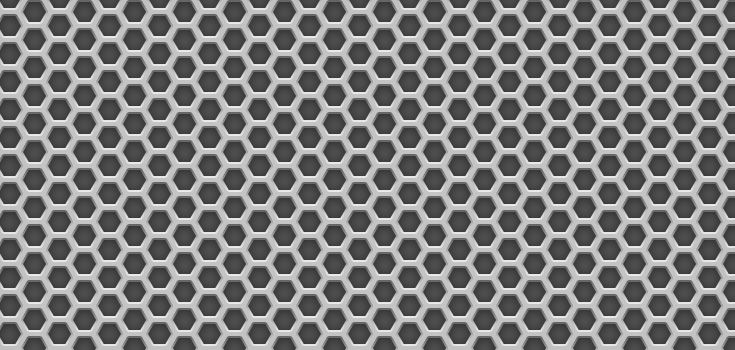
#> input picture TP2/metalgrid.jpg, 735 x 350 px
$ jupyter execute TP2.ipynb   (shell and % lines are left out)
#> lines starting #> are read from the running program, lines starting #| are printed output that depends on the picture; after the words box and inside, x2 and y2 are one past the last pixel; in counts of white or black regions, pixels touching at a corner belong together
**ALGORITMO DE CANNY** <br>
Alumno: Daniel Iván Cruz Flores

[cell 1]
#Si queremos que las imágenes sean mostradas en una ventana emergente quitar el inline

# OpenCV-Python utiliza NumPy para el manejo de imágenes
import numpy as np
# cv2 es el módulo python para acceder a OpenCV
import cv2 as cv
# Usamos las poderosas herramientas de graficación de matplotlib para mostrar imágenes, perfiles, histogramas, etc
import matplotlib.pyplot as plt
# Importamos librerías para manejo de tiempo
import time

# Ahora quiero verla como imagen en color
img1 = cv.imread('metalgrid.jpg')
#> img1 is the input picture: shape (350, 735, 3); min 38, max 250, mean 125.4
gray = cv.cvtColor(img1, cv.COLOR_BGR2GRAY)

# Dimensión de la imagen
print('\nTamaño imagen 1: {} pix'.format(img1.shape))
#| Tamaño imagen 1: (350, 735, 3) pix
print('\n')

################# FIG: originales ##############################################
# Muestro la imagen con matplotlib
plt.imshow(img1,cmap="gray")
plt.title("Imagen original")
plt.show()

[cell 2]
# Suavizado Gaussiano
#====================

start = time.time()

blur = cv.GaussianBlur(gray,(5,5),0)

elapsed = time.time()-start
print('Blur {} segundos \n '.format(elapsed))

# Gradientes
#===========
# Aplicamos Sobelx en 'float32' y luego convertimos de nuevo a 8-bit para evitar overflow
sobelx_64 = cv.Sobel(blur,cv.CV_32F,1,0,ksize=3)
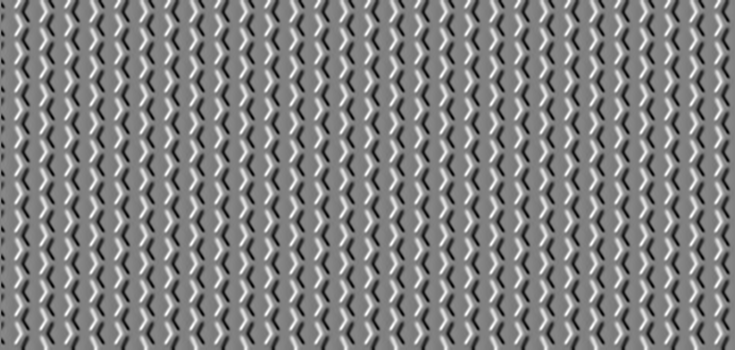
#> sobelx_64: shape (350, 735) float32; min -328, max 320, mean -0.3; drawn with min black and max white
absx_64 = np.absolute(sobelx_64)
sobelx_8u1 = absx_64/absx_64.max()*255
sobelx_8u = np.uint8(sobelx_8u1)
# Muestro la imagen
#==================
plt.imshow(sobelx_8u,cmap="gray")
plt.title("Sobel X")
plt.show()
print("\n")

# De igual modo para Sobely
sobely_64 = cv.Sobel(blur,cv.CV_32F,0,1,ksize=3)
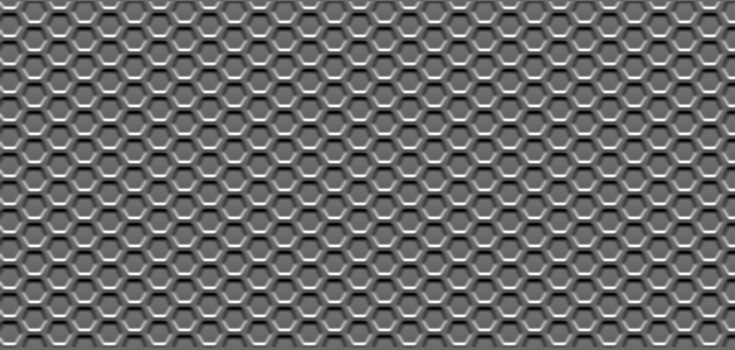
#> sobely_64: shape (350, 735) float32; min -291, max 415, mean 0.5; drawn with min black and max white
absy_64 = np.absolute(sobely_64)
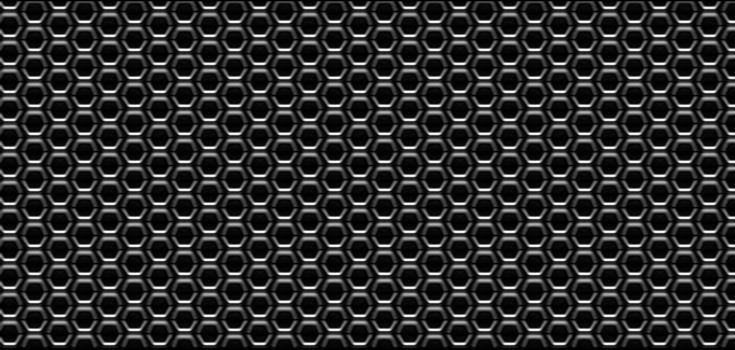
#> absy_64: shape (350, 735) float32; min 0, max 415, mean 75.3; drawn with min black and max white
sobely_8u1 = absy_64/absy_64.max()*255
sobely_8u = np.uint8(sobely_8u1)
# Muestro la imagen
#==================
plt.imshow(sobely_8u,cmap="gray")
plt.title("Sobel Y")
plt.show()

[cell 3]
# De los gradiente calculamos Magnitud y lo pasamos a 8-bit (Opcional)
mag = np.hypot(sobelx_8u, sobely_8u)
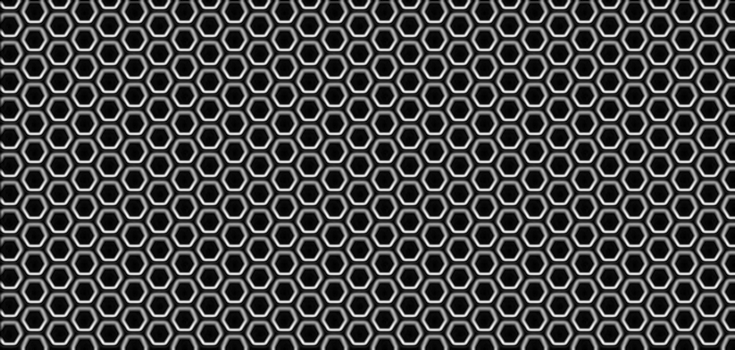
#> mag: shape (350, 735) float16; min 0, max 282.2, mean 78; drawn with min black and max white
mag = mag/mag.max()*255
mag = np.uint8(mag)

max_mag = np.max(mag)
#> max_mag = 255
print("\n Maximo gradiente: ",max_mag)
#|  Maximo gradiente:  255
print("\n ================= Magnitud ({})===================== \n".format(mag.shape))
#|  ================= Magnitud ((350, 735))=====================
print(mag)
#> (printed output is left out)
print("\n")
plt.imshow(mag,cmap="gray")
plt.show()
print("\n")
# Encontramos la Dirección y la pasamos a grados
theta = np.arctan2(sobely_64, sobelx_64)
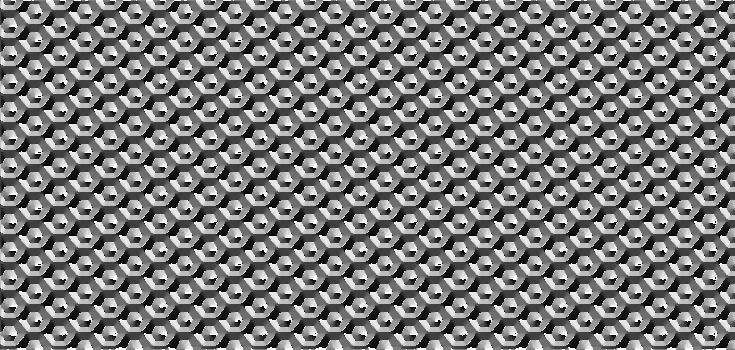
#> theta: shape (350, 735) float32; min -3.14, max 3.14, mean -0.104; drawn with min black and max white
angle = np.rad2deg(theta)

print("\n ================ Angulo ({}) ========================\n ".format(angle.shape))
#|  ================ Angulo ((350, 735)) ========================
print(angle)
#> (printed output is left out)
print("\n")
plt.imshow(angle,cmap="gray")
plt.show()

[cell 4]
# Supresión de no-máximos
#========================
start = time.time()

# Encontramos los píxels vecinos (b,c) en la dirección (redondeadea) del gradiente y aplicamos la supresión de no-máximos
M, N = mag.shape
#> M = 350; N = 735
Non_max = np.zeros((M,N), dtype= np.uint8)

for i in range(1,M-1):
    for j in range(1,N-1):
       # Horizontal 0
        if (0 <= angle[i,j] < 22.5) or (157.5 <= angle[i,j] <= 180) or (-22.5 <= angle[i,j] < 0) or (-180 <= angle[i,j] < -157.5):
            b = mag[i, j+1]
            c = mag[i, j-1]
        # Diagonal 45
        elif (22.5 <= angle[i,j] < 67.5) or (-157.5 <= angle[i,j] < -112.5):
            b = mag[i+1, j+1]
            c = mag[i-1, j-1]
        # Vertical 90
        elif (67.5 <= angle[i,j] < 112.5) or (-112.5 <= angle[i,j] < -67.5):
            b = mag[i+1, j]
            c = mag[i-1, j]
        # Diagonal 135
        elif (112.5 <= angle[i,j] < 157.5) or (-67.5 <= angle[i,j] < -22.5):
            b = mag[i+1, j-1]
            c = mag[i-1, j+1]

        # Supresión de no-máximos
        if (mag[i,j] >= b) and (mag[i,j] >= c):
            Non_max[i,j] = mag[i,j]

        else:
            Non_max[i,j] = 0
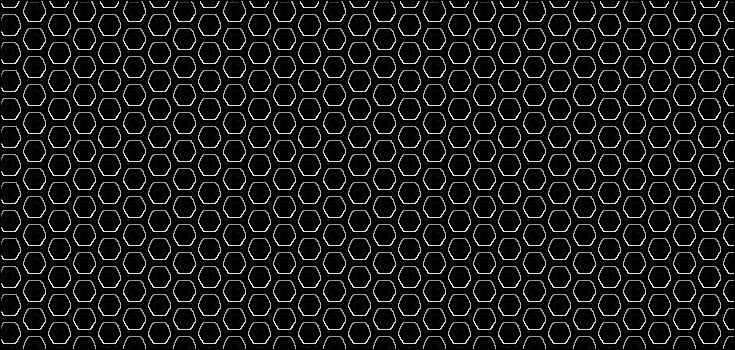
#> Non_max: shape (350, 735); min 0, max 255, mean 24.6


elapsed = time.time()-start
print("\n ================== tiempo ejecución canny ==================================\n")
print('No-máximos {} segundos'.format(elapsed))

# Umbralizado por histéresis
#===========================
start = time.time()

#Ajustamos los valores para obtener mejor definicion del borde.
UmbralAlto = 35
UmbralBajo = 15

M, N = Non_max.shape
out = np.zeros((M,N), dtype= np.uint8)

# Si la intensidad de un borde es mayor a 'UmbralAlto' es seguro un umbral, debajo de 'UmbralBajo' seguro no es
strong_i, strong_j = np.where(Non_max >= UmbralAlto)
zeros_i, zeros_j = np.where(Non_max < UmbralBajo)

# Bordes débiles
weak_i, weak_j = np.where((Non_max <= UmbralAlto) & (Non_max >= UmbralBajo))
#> weak_i = 3425 values from 7 to 348; weak_j = 3425 values, max 728 at index 254, min 1 at index 32, mean 370

# Setear el mismo valor a todos los tipos de píxel
out[strong_i, strong_j] = 255
out[zeros_i, zeros_j ] = 0
out[weak_i, weak_j] = 75

elapsed = time.time()-start
print('Histéresis {} segundos'.format(elapsed))

# Armo la imagen de bordes
#=========================
start = time.time()
M, N = out.shape
for i in range(1, M-1):
    for j in range(1, N-1):
        if (out[i,j] == 75):
            if 255 in [out[i+1, j-1],out[i+1, j],out[i+1, j+1],out[i, j-1],out[i, j+1],out[i-1, j-1],out[i-1, j],out[i-1, j+1]]:
                out[i, j] = 255
            else:
                out[i, j] = 0


elapsed = time.time()-start
print('Armado imagen bordes {} segundos'.format(elapsed))
print('\n')

plt.figure(figsize=(14,8))
plt.imshow(out,cmap="gray")
plt.title("Resultado Canny")
plt.show()
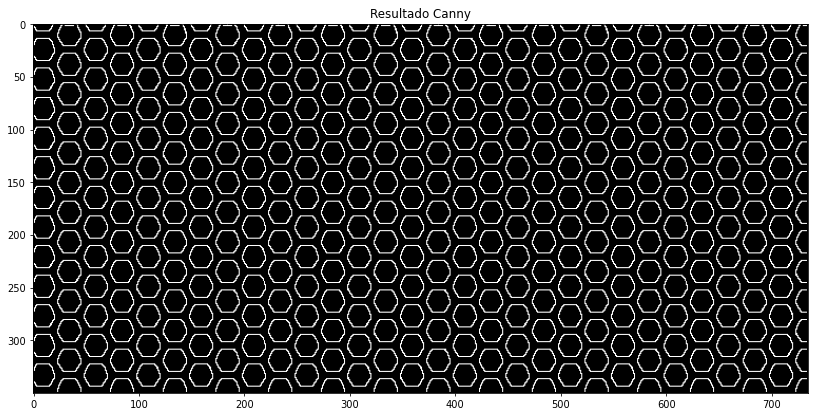
#> figure drawn by matplotlib, 1 panel

[cell 5]
#Graficar para un angulo de -45° a 0°
for i in range(1,M-1):
  for j in range(1,N-1):
      an=int(angle[i,j].round())
      if out[i,j]==255 and (an>=-45 and an<=0) :
         img1[i,j]=(255,0,0)
         #print(mag[i,j])
print("\n ==============================================\n")
print("\033[91m"+"Bordes rojos con dirección  [-45°, 0°]")

#Graficar para un angulo de 0° a 45°
for i in range(1,M-1):
  for j in range(1,N-1):
      an=int(angle[i,j].round())
      if out[i,j]==255 and (an>0 and an<=45) :
         img1[i,j]=(255,255,0)
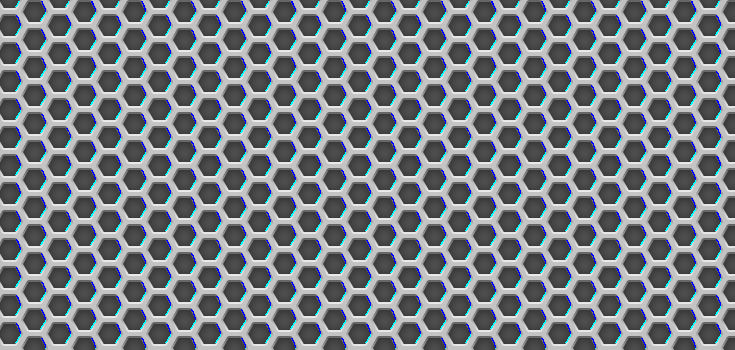
#> img1: shape (350, 735, 3); mean B, G, R 130.5, 125.4, 120.3
         #print(mag[i,j])

print("\033[1;33m"+"Bordes amarillo con dirección  <0°, 45°]"+'\033')

#Graficar para un angulo de 45° a 100°
for i in range(1,M-1):
  for j in range(1,N-1):
      an=int(angle[i,j].round())
      if out[i,j]==255 and (an>45 and an<=100) :
         img1[i,j]=(0,255,0)
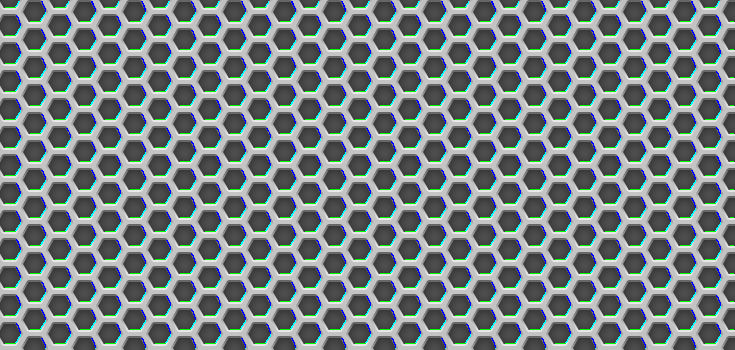
#> img1: shape (350, 735, 3); 1.57% of pixels changed, all inside (x1, y1, x2, y2) = (5, 7, 734, 344)
         #print(mag[i,j])

print("\033[32m"+"Bordes verde con dirección <45°, 100°]"+'\033')
print("\n")

# Muestro solo una parte de la imagen para mejor visibilidad
#==================
imageOut = img1[60:220,280:480]
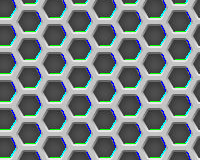
#> imageOut: shape (160, 200, 3); mean B, G, R 129.9, 128.9, 119.5
plt.figure(figsize=(14,8))
plt.imshow(imageOut)
plt.title("Bordes con dirección")
plt.show()

$ run again, with TP2/tela2.jpg copied over TP2/metalgrid.jpg
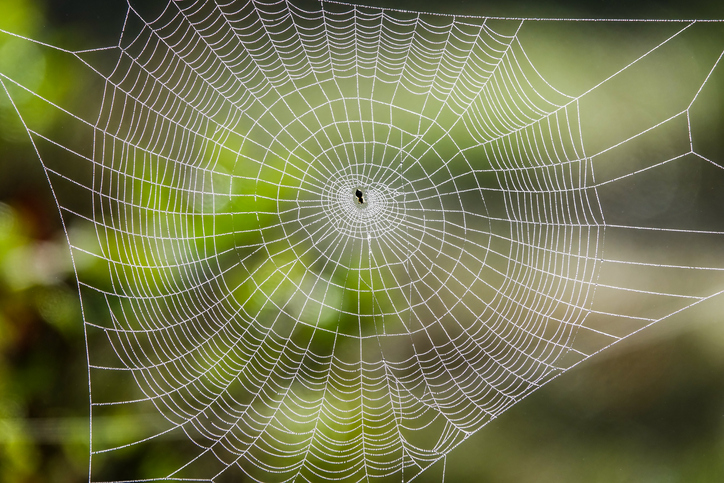
#> input picture TP2/tela2.jpg, 724 x 483 px
#> img1 is the input picture: shape (483, 724, 3); mean B, G, R 77.3, 118.2, 115.2
#| Tamaño imagen 1: (483, 724, 3) pix
#> max_mag = 255
#|  Maximo gradiente:  255
#|  ================= Magnitud ((483, 724))=====================
#> (printed output is left out)
#|  ================ Angulo ((483, 724)) ========================
#> (printed output is left out)
#> after the loop `for i in range(1,M-1):`:
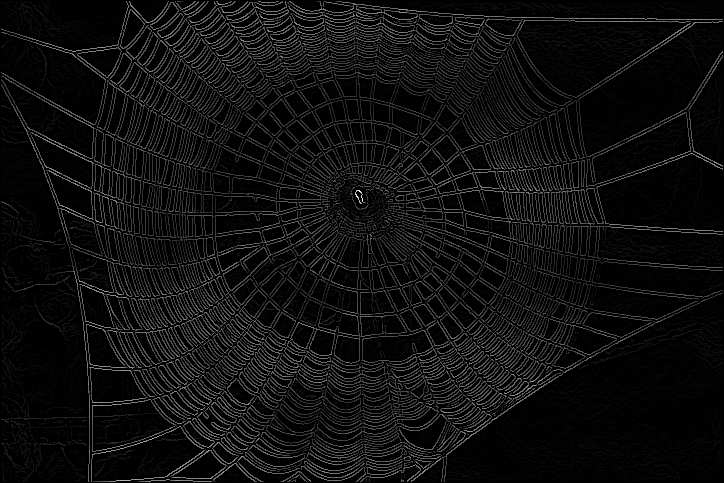
#> Non_max: shape (483, 724); min 0, max 255, mean 15.2
#> weak_i = 5848 values from 1 to 481; weak_j = 5848 values, max 722 at index 2583, min 1 at index 255, mean 272.8
#> `imageOut = img1[60:220,280:480]`:
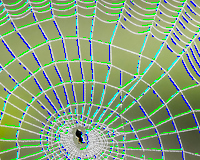
#> imageOut: shape (160, 200, 3); mean B, G, R 122.4, 161, 136.5
